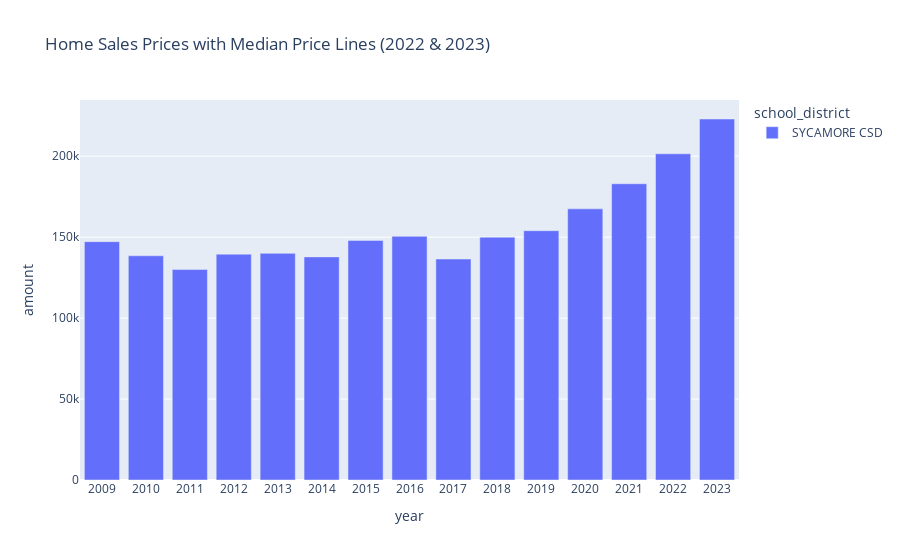
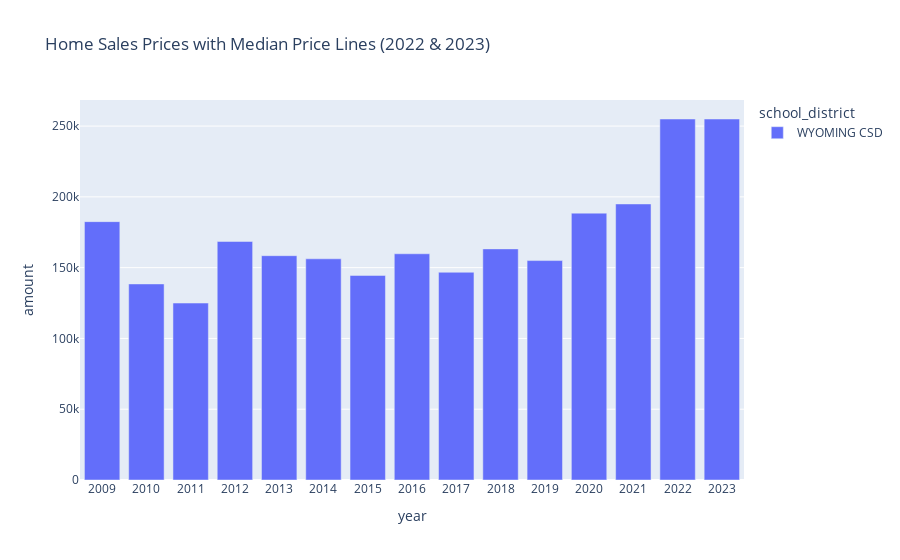
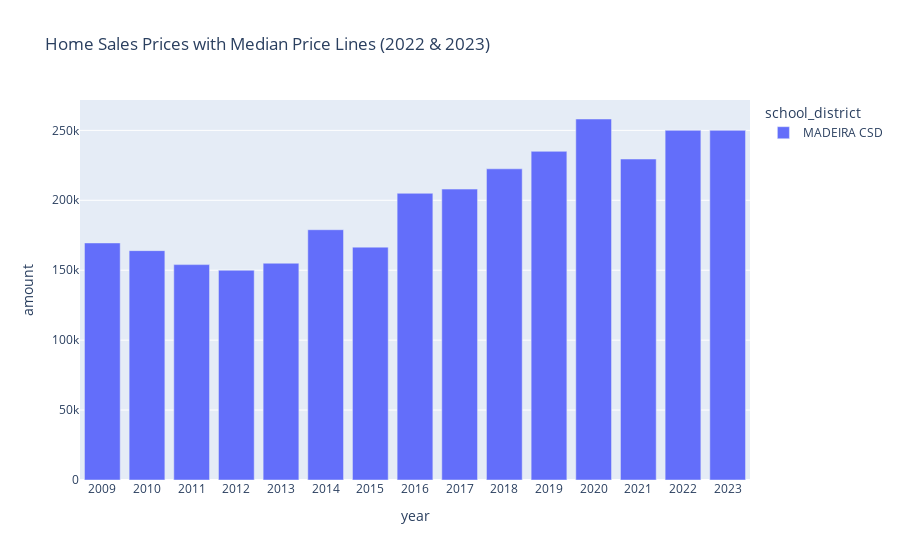
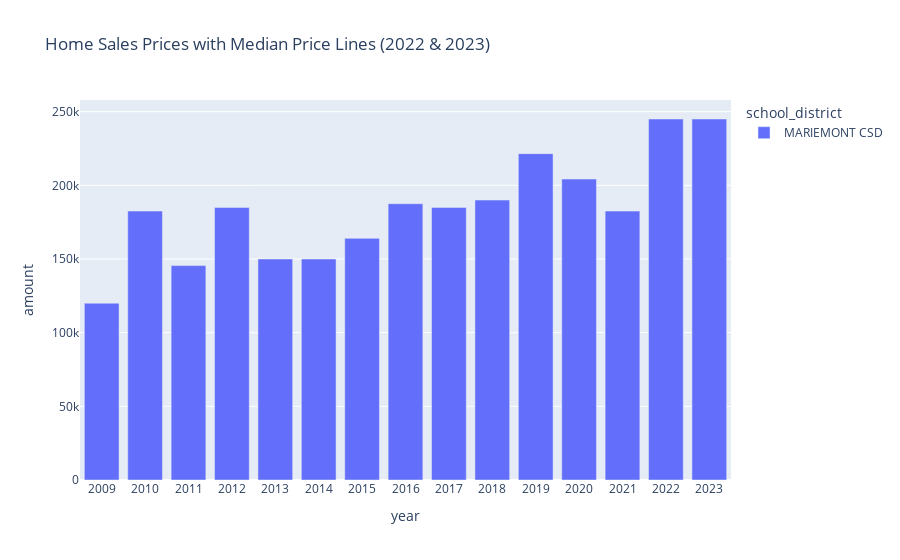

Notebook code cell kept with these figures, in order:
### Code cell
import plotly.express as px

# Define colors for categories
color_map = {
    'SYCAMORE CSD': ' rgba(132, 0, 50,1)',
    'WYOMING CSD': 'rgba(0, 38, 66,1)',
    'MADEIRA CSD': 'rgba(0, 187, 249,1)',
    'MARIEMONT CSD': 'rgba(0, 245, 212,1)',
    'LOVELAND CSD':'rgba(175, 43, 191,1)'}
# Create the figure
fig = go.Figure()

# Add traces for each category
for category, color in color_map.items():
    category_data = district_home_sales[district_home_sales['school_district'] == category]
    fig = px.bar(category_data, x='year', y='amount', color='school_district',
                 title='Home Sales Prices with Median Price Lines (2022 & 2023)',
                 labels={'Values': 'Value', 'Categories': 'Category'})

    fig.show()
# Update layout and show plot

### Figure 1 — Plotly figure (JSON) as saved in the notebook; plotly's stock layout.template omitted (floating-point values rounded to 4 significant figures)
{"data": [{"alignmentgroup": "True", "hovertemplate": "school_district=SYCAMORE CSD<br>year=%{x}<br>amount=%{y}<extra></extra>", "legendgroup": "SYCAMORE CSD", "marker": {"color": "#636efa", "pattern": {"shape": ""}}, "name": "SYCAMORE CSD", "offsetgroup": "SYCAMORE CSD", "orientation": "v", "showlegend": true, "textposition": "auto", "type": "bar", "x": ["2009", "2010", "2011", "2012", "2013", "2014", "2015", "2016", "2017", "2018", "2019", "2020", "2021", "2022", "2023"], "xaxis": "x", "y": [147250, 138500, 130000, 139500, 140000, 137825, 148000, 150500, 136500, 150000, 154000, 167500, 183000, 201500, 223000], "yaxis": "y"}], "layout": {"barmode": "relative", "legend": {"title": {"text": "school_district"}, "tracegroupgap": 0}, "title": {"text": "Home Sales Prices with Median Price Lines (2022 & 2023)"}, "xaxis": {"anchor": "y", "domain": [0, 1], "title": {"text": "year"}}, "yaxis": {"anchor": "x", "domain": [0, 1], "title": {"text": "amount"}}}}

### Figure 2 — Plotly figure (JSON) as saved in the notebook; plotly's stock layout.template omitted (floating-point values rounded to 4 significant figures)
{"data": [{"alignmentgroup": "True", "hovertemplate": "school_district=WYOMING CSD<br>year=%{x}<br>amount=%{y}<extra></extra>", "legendgroup": "WYOMING CSD", "marker": {"color": "#636efa", "pattern": {"shape": ""}}, "name": "WYOMING CSD", "offsetgroup": "WYOMING CSD", "orientation": "v", "showlegend": true, "textposition": "auto", "type": "bar", "x": ["2009", "2010", "2011", "2012", "2013", "2014", "2015", "2016", "2017", "2018", "2019", "2020", "2021", "2022", "2023"], "xaxis": "x", "y": [182500, 138500, 125000, 168500, 158450, 156250, 144500, 159800.0, 146750, 163250, 155000, 188500, 195000, 255000, 255000], "yaxis": "y"}], "layout": {"barmode": "relative", "legend": {"title": {"text": "school_district"}, "tracegroupgap": 0}, "title": {"text": "Home Sales Prices with Median Price Lines (2022 & 2023)"}, "xaxis": {"anchor": "y", "domain": [0, 1], "title": {"text": "year"}}, "yaxis": {"anchor": "x", "domain": [0, 1], "title": {"text": "amount"}}}}

### Figure 3 — Plotly figure (JSON) as saved in the notebook; plotly's stock layout.template omitted (floating-point values rounded to 4 significant figures)
{"data": [{"alignmentgroup": "True", "hovertemplate": "school_district=MADEIRA CSD<br>year=%{x}<br>amount=%{y}<extra></extra>", "legendgroup": "MADEIRA CSD", "marker": {"color": "#636efa", "pattern": {"shape": ""}}, "name": "MADEIRA CSD", "offsetgroup": "MADEIRA CSD", "orientation": "v", "showlegend": true, "textposition": "auto", "type": "bar", "x": ["2009", "2010", "2011", "2012", "2013", "2014", "2015", "2016", "2017", "2018", "2019", "2020", "2021", "2022", "2023"], "xaxis": "x", "y": [169500, 164000, 154000, 150000, 155000, 178950, 166500, 205000, 208000, 222500, 235000, 258125, 229500, 250000, 250000], "yaxis": "y"}], "layout": {"barmode": "relative", "legend": {"title": {"text": "school_district"}, "tracegroupgap": 0}, "title": {"text": "Home Sales Prices with Median Price Lines (2022 & 2023)"}, "xaxis": {"anchor": "y", "domain": [0, 1], "title": {"text": "year"}}, "yaxis": {"anchor": "x", "domain": [0, 1], "title": {"text": "amount"}}}}

### Figure 4 — Plotly figure (JSON) as saved in the notebook; plotly's stock layout.template omitted (floating-point values rounded to 4 significant figures)
{"data": [{"alignmentgroup": "True", "hovertemplate": "school_district=MARIEMONT CSD<br>year=%{x}<br>amount=%{y}<extra></extra>", "legendgroup": "MARIEMONT CSD", "marker": {"color": "#636efa", "pattern": {"shape": ""}}, "name": "MARIEMONT CSD", "offsetgroup": "MARIEMONT CSD", "orientation": "v", "showlegend": true, "textposition": "auto", "type": "bar", "x": ["2009", "2010", "2011", "2012", "2013", "2014", "2015", "2016", "2017", "2018", "2019", "2020", "2021", "2022", "2023"], "xaxis": "x", "y": [120000, 182500, 145500, 184900, 150000, 150000, 164000, 187500, 185000, 190000, 221500, 204250, 182500, 245000, 245000], "yaxis": "y"}], "layout": {"barmode": "relative", "legend": {"title": {"text": "school_district"}, "tracegroupgap": 0}, "title": {"text": "Home Sales Prices with Median Price Lines (2022 & 2023)"}, "xaxis": {"anchor": "y", "domain": [0, 1], "title": {"text": "year"}}, "yaxis": {"anchor": "x", "domain": [0, 1], "title": {"text": "amount"}}}}
